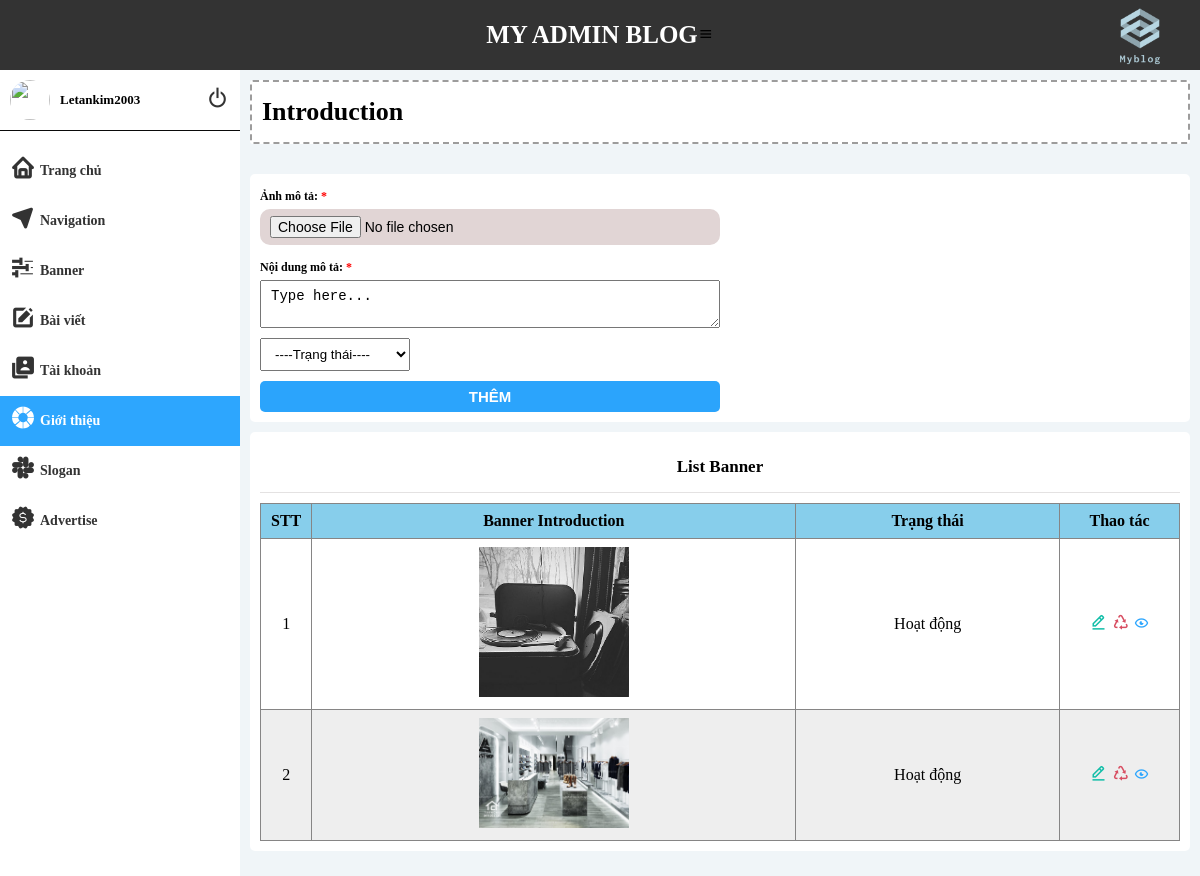
Page /admin/index.php?act=about (signed in) on the committed database.
### tables this page shows
CREATE TABLE `tbl_introduction` (
  `id` int(4) NOT NULL,
  `img` varchar(200) NOT NULL,
  `content` text NOT NULL,
  `status` tinyint(1) NOT NULL DEFAULT 1
);

### admin/model/aboutus.php (called while the page is built, shortened)
<?php
    function getALlIntro() {
        $conn = connect();
        $stmt = $conn->prepare("SELECT * FROM tbl_introduction");
        $stmt->execute();
        $ketqua = $stmt->fetchAll();
        return $ketqua;
    }
?>

### admin/view/aboutus.php (the view, shortened to what this page needs)
<div class="main_app">
    <div class="header_app">
        <h2 class="title">Introduction</h2>
    </div>
    <div class="container_main">
        <form action="index.php?act=addIntro" method = 'POST' enctype="multipart/form-data">
            <div class="box_form">
                <span class="box_title">Ảnh mô tả: <span style="color:red">*</span></span>
                <input required type="file" name = "image" class = "input input_files">
            </div>
            <div class="box_form">
                <span class="box_title">Nội dung mô tả: <span style="color:red">*</span></span>
                <textarea required type="text" name = "content" class = "input" >Type here...</textarea>
            </div>
            <div class="box_form">
                <select name="status" id="status_nav">
                    <option value="1">----Trạng thái----</option>
                </select>
            </div>
            <div class="box_form">
                <input type="submit" value="Thêm" name = "submit" class = "input input_submit">
            </div>
        </form>
        <div class="show_list">
            <header>List Banner</header>
            <table>
                <tr>
                    <th>STT</th>
                    <th>Banner Introduction</th>
                    <th>Trạng thái</th>
                    <th>Thao tác</th>
                </tr>
                <?php
                    if(count($allIntro) > 0) {
                        $i = 1;
                        foreach($allIntro as $itemIntro) {
                            $status = "Đang ẩn";
                            if($itemIntro['status'] == 1) {
                                $status = "Hoạt động";
                            }
                            echo '<tr>
                                    <td class = "stt">'.$i++.'</td>
                                    <td><img width="150px" src="../uploads/'.$itemIntro['img'].'"></td>
                                    <td>'.$status.'</td>
                                    <td class = "action">
                                        <a href="index.php?act=editIntroForm&id='.$itemIntro['id'].'"><i class="bx bx-edit-alt" ></i></a>
                                        <a href="index.php?act=deleteIntro&id='.$itemIntro['id'].'" class = "delete"><i class="bx bx-recycle" ></i></a>
                                        <i class="bx bx-show-alt" ></i>
                                        <div class="overlay_show_post"></div>
                                        <div class="box_show_details">
                                            <div class="btn_close">
                                                <i class="bx bx-x"></i>
                                            </div>
                                            <h2 class="title_post">Chi tiết giới thiệu</h2>
                                            <img src="../uploads/'.$itemIntro['img'].'" alt="" class="img_post">
                                            <div class="post_content">
                                            <p>'.$itemIntro['content'].'</p>
                                            </div>
                                            <div class="time_post">
                                                <span class="time">Thêm bởi admin</span>
                                            </div>
                                        </div>
                                    </td>
                                </tr>';
                        }
                    } else {
                        echo '<tr>
                                <td colspan="10">Chưa có Introduction nào</td>
                            </tr>';
                    }
                ?>
            </table>
        </div>
    </div>
</div>

### admin/index.php (shortened to what this page needs)
<?php
    if(isset($_SESSION['roleAdmin']) && $_SESSION['roleAdmin'] == 1) {
        include "./view/header.php";
        include "./model/aboutus.php";
        if(isset($_GET['act']) && $_GET['act']) {
            switch($_GET['act']) {
                case "about":
                    $allIntro = getAllIntro();
                    include "./view/aboutus.php";
                    break;
            }
        } else {
            $allPost = getAllPost();
            $allUser = getAllUsers();
            $allNav = getAllNav();
            $allBanner = getAllBanner();
            include "./view/main.php";
        }
        include "./view/footer.php";
    } else {
        header("Location: login.php");
    }
?>

### admin/view/header.php (shortened to what this page needs)
<!DOCTYPE html>
<html lang="en">
<head>
    <link href='https://unpkg.com/boxicons@2.1.4/css/boxicons.min.css' rel='stylesheet'>
    <link rel="stylesheet" href="./view/css/main.css">
    <link rel="stylesheet" href="./view/css/responsive.css">
</head>
<body>
    <div class="container">
        <div class="header">
            <h2 class="name_app">My admin blog</h2>
            <img src="../uploads/logo.png" alt="" class="header_logo">
            <div class="box_menu">
                <i class='bx bx-menu' ></i>
            </div>
        </div>
        <div class="wrapper_app">
            <div class="navigation">
                <div class="header_nav">
                    <div class="box_info_admin">
                        <img src="https://scr.vn/wp-content/uploads/2020/07/Avatar-Facebook-tr%E1%BA%AFng.jpg" alt="">
                        <span class="name_user"><?=$_SESSION['usernameAdmin']?></span>
                    </div>
                    <div class="logout">
                        <a href="index.php?act=logout" class="logout_link">
                            <i class='bx bx-power-off' ></i>
                        </a>
                    </div>
                </div>
                <ul class="list_nav">
                    <li class="nav_item">
                        <a href="index.php?act=trangchu" class="nav_item_link">
                            <i class='bx bx-home'></i>
                            Trang chủ
                        </a>
                    </li>
                    <li class="nav_item">
                        <a href="index.php?act=navigation" class="nav_item_link">
                            <i class='bx bxs-navigation' ></i>
                            Navigation
                        </a>
                    </li>
                    <li class="nav_item">
                        <a href="index.php?act=banner" class="nav_item_link">
                            <i class='bx bx-slider' ></i>
                            Banner
                        </a>
                    </li>
                    <li class="nav_item">
                        <a href="index.php?act=post" class="nav_item_link">
                            <i class='bx bxs-edit' ></i>
                            Bài viết
                        </a>
                    </li>
                    <li class="nav_item">
                        <a href="index.php?act=taikhoan" class="nav_item_link">
                            <i class='bx bxs-user-account' ></i>
                            Tài khoản
                        </a>
                    </li>
                    <li class="nav_item">
                        <a href="index.php?act=about" class="nav_item_link">
                            <i class='bx bxs-color'></i>
                            Giới thiệu
                        </a>
                    </li>
                    <li class="nav_item">
                        <a href="index.php?act=slogan" class="nav_item_link">
                            <i class='bx bxl-slack'></i>
                            Slogan
                        </a>
                    </li>
                    <li class="nav_item">
                        <a href="index.php?act=advertise" class="nav_item_link">
                            <i class='bx bxs-badge-dollar'></i>
                            Advertise
                        </a>
                    </li>
                </ul>
            </div>

### admin/view/footer.php (shortened to what this page needs)
</div>
    </div>
</body>
</html>

### admin/view/css/main.css (style rules this page uses)
* { padding: 0px; margin: 0px; box-sizing: border-box; }
:root { --header-admin: 70px; }
.container { width: 100%; height: 100%; }
.header { width: 100%; height: var(--header-admin); background-color: #333; display: flex; align-items: center; justify-content: center; position: relative; }
.name_app { color: #fff; font-size: 25px; text-transform: uppercase; }
.header_logo { position: absolute; top: 50%; right: 10px; transform: translateY(-50%); width: 100px; height: 65px; object-fit: cover; object-position: center; }
.wrapper_app { display: flex; }
.navigation { flex: 0 0 20%; max-width: 20%; background-color: #fff ; min-height: calc(100vh - var(--header-admin)); }
.header_nav { width: 100%; padding: 10px; display: flex; align-items: center; justify-content: space-between; border-bottom: 1px solid rgb(10, 10, 10); }
.header_nav img { width: 40px; height: 40px; border-radius: 50% }
.box_info_admin { display: flex; align-items: center; justify-content: center; gap: 10px; }
.logout_link { font-size: 25px; }
.logout_link i { color: #333; }
.name_user { font-size: 13px; font-weight: bold; text-transform: capitalize; }
.list_nav { list-style: none; margin-top: 15px; width: 100%; }
.nav_item { width: 100%; display: flex; align-items: center; justify-content: left; transition: all 0.3s ease; }
.nav_item.active { background-color: #2da6fe; }
.nav_item.active .nav_item_link { color: #fff; }
.nav_item_link { display: flex; align-items: center; text-decoration: none; width: 100%; padding: 10px; font-size: 14px; font-weight: bold; color: #333; transition: all 0.3s ease; }
.nav_item_link i { font-size: 25px; font-weight: bold; margin-right: 5px; margin-bottom: 5px; }
.main_app { flex: 0 0 80%; max-width: 80%; background-color: #f0f5f8; padding: 10px; min-height: calc(100vh - var(--header-admin)); }
.header_app { width: 100%; padding: 15px 10px; background: #fff; border: 2px dashed rgb(157, 156, 156); border-radius: 3px; }
.title { font-size: 26px; font-weight: bold; }
.container_main { margin-top: 15px; padding: 15px 0px; }
form { width: 100%; padding: 10px; background: #fff; display: flex; flex-wrap: wrap; gap: 10px; border-radius: 5px; }
.box_form { flex: 0 0 50%; max-width: 50%; display: flex; flex-direction: column; }
.box_title { font-size: 12px; font-weight: bold; padding: 5px 0px; }
.input { width: 100%; padding: 7px 10px; font-size: 14px; color: #000; outline: none; }
.input_files { border-radius: 10px; background-color: rgb(225, 213, 213); cursor: pointer; }
#status_nav { padding: 7px 10px; width: 150px; }
.input_submit { font-size: 15px; font-weight: bold; text-transform: uppercase; background: #2ba4fc; border: none; color: #fff; border-radius: 5px; cursor: pointer; }
.show_list { margin-top: 10px; background-color: #fff; border-radius: 5px; padding: 10px; }
header { width: 100%; text-align: center; padding: 15px 0px; font-size: 17px; font-weight: bold; border-bottom: 1px solid rgb(228, 226, 226); margin-bottom: 10px; }
table { width: 100%; border-collapse: collapse; text-align: center; }
th, td { border:1px solid #868585; padding: 8px 10px; }
table tr:nth-child(odd) { background-color:#eee; }
table tr:nth-child(even) { background-color:white; }
table tr:nth-child(1) { background-color:skyblue; }
td.stt { width: 50px; }
td.action { width: 120px; }
td a { font-weight: bold; font-size: 18px; text-decoration: none; }
.bx-edit-alt { color: #12bea8; }
.bx-recycle { color: #d84d61; }
.bx-show-alt { color: #2da6fe; cursor: pointer; }
.bx-recycle { cursor: pointer; }

### rows in the picture
tbl_introduction: img (picture), status "Hoạt động"
tbl_introduction: img (picture), status "Hoạt động"

### other values in the picture
$_SESSION['usernameAdmin'] "Letankim2003"
